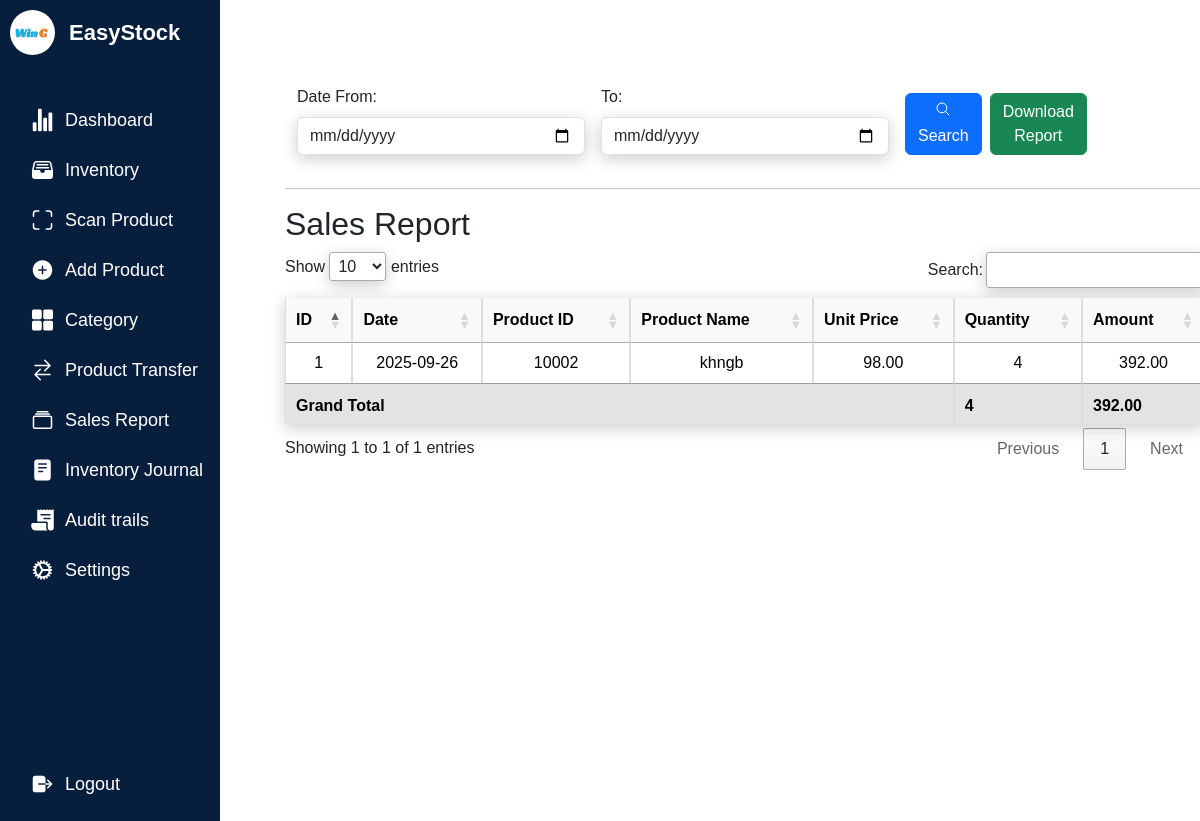
/sales_report.php, run on an earlier commit of the app's database.
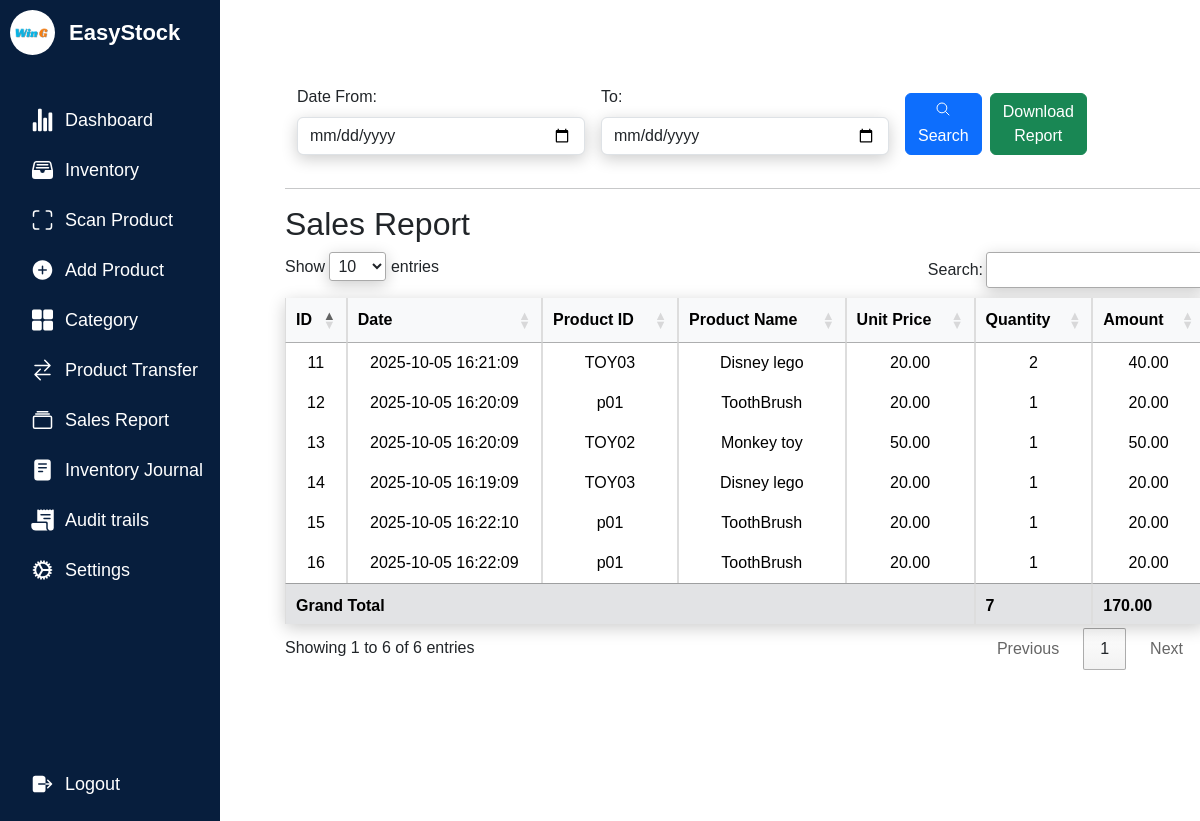
And on a later commit of the database.
### tables this page shows
CREATE TABLE `companyprofile` (
  `id` int(11) NOT NULL,
  `name` varchar(250) NOT NULL,
  `profilepicture` varchar(1000) DEFAULT NULL
);

CREATE TABLE `sales_report` (
  `id` int(11) NOT NULL,
  `date` datetime NOT NULL,
  `product_id` varchar(50) NOT NULL,
  `productname` varchar(255) NOT NULL,
  `unitprice` decimal(10,2) NOT NULL,
  `quantity` int(11) NOT NULL
);

### sales_report.php (the view, shortened to what this page needs)
<?php
include 'config.php';
if (isset($_POST['search'])) {
    $date1 = $_POST['date1'] . " 00:00:00";
    $date2 = $_POST['date2'] . " 23:59:59";
    $query = "SELECT * FROM sales_report WHERE date BETWEEN ? AND ? ORDER BY date DESC";
    $stmt = mysqli_prepare($conn, $query);
    mysqli_stmt_bind_param($stmt, "ss", $date1, $date2);
    mysqli_stmt_execute($stmt);
    $result = mysqli_stmt_get_result($stmt);
} else {
    $result = mysqli_query($conn, "SELECT * FROM sales_report ORDER BY date DESC");
}
$totalQuantity = 0;
$totalAmount   = 0;
$companyId = 1;
$query = "SELECT * FROM companyprofile WHERE id = ?";
$stmt1 = mysqli_prepare($conn, $query);
mysqli_stmt_bind_param($stmt1, "i", $companyId);
mysqli_stmt_execute($stmt1);
$result1 = mysqli_stmt_get_result($stmt1);
$companyProfile = mysqli_fetch_assoc($result1);
$companyProfileImagePath = $companyProfile['profilepicture'];
$companyName = $companyProfile['name'];
?>
<!DOCTYPE html>
<html lang="en">
<head>
    <link rel="stylesheet" href="testin3.css">
    <link href="https://cdn.jsdelivr.net/npm/bootstrap@5.3.1/dist/css/bootstrap.min.css" rel="stylesheet">
    <link rel="stylesheet" href="https://cdn.datatables.net/1.13.6/css/jquery.dataTables.min.css">
</head>
<body>
<nav>
<div class="logo">
<div class="logo-image">
    <?php
    if (!empty($companyProfileImagePath)) {
        echo '<img src="' . $companyProfileImagePath . '" alt="Company Logo" class="logoimage">';
    } else {
        echo '<img src="path/to/placeholder/image.jpg" alt="No Image" style="">';
    }
    ?>
</div>
    <div class="logo-name">
    <?php echo $companyName; ?>
    </div>
</div>
 <div class="menu-items">
            <ul class="navLinks">
            <li class="navList">
    <a href="Dashboard.php">
    <ion-icon name="stats-chart"></ion-icon>
        <span class="links">Dashboard</span>
    </a>
</li>
<li class="navList">
    <a href="Inventory.php">
        <ion-icon name="file-tray-full"></ion-icon>
        <span class="links">Inventory</span>
    </a>
</li>
<li class="navList">
    <a href="pro1.php">
        <ion-icon name="scan-outline"></ion-icon>
        <span class="links">Scan Product</span>
    </a>
</li>
<li class="navList">
    <a href="Product.php">
        <ion-icon name="add-circle"></ion-icon>
        <span class="links">Add Product</span>
    </a>
</li>
    <li class="navList">
        <a href="Category.php">
            <ion-icon name="grid"></ion-icon>
            <span class="links">Category</span>
        </a>
    </li>
    <li class="navList">
        <a href="Order.php">
        <ion-icon name="swap-horizontal"></ion-icon>
            <span class="links">Product Transfer</span>
        </a>
    </li>
   <li class="navList">
        <a href="sales_report.php">
        <ion-icon name="albums-outline"></ion-icon>
            <span class="links">Sales Report</span>
        </a>
    </li>
    <li class="navList">
        <a href="Reports.php">
            <ion-icon name="reader"></ion-icon>
            <span class="links">Inventory Journal</span>
        </a>
    </li>
    <li class="navList">
        <a href="audittrails.php">
        <ion-icon name="receipt"></ion-icon>
            <span class="links">Audit trails</span>
        </a>
    </li>
    <li class="navList">
        <a href="Settings.php">
            <ion-icon name="cog"></ion-icon>
            <span class="links">Settings</span>
        </a>
    </li>
            </ul>
            <ul class="bottom-link">
                <li>
                <a href="logout.php">
                    <ion-icon name="log-out"></ion-icon>
                    <span class="links">Logout</span>
                </a>
                </li>
        </div>
    </nav>
    <section class="dashboard">
<div class="container mb-4">
    <form method="POST" id="orderForm" action="">
        <div class="row g-3 align-items-end">
            <div class="col-md-4">
                <label for="date1" class="form-label">Date From:</label>
                <input type="date" class="form-control" name="date1"
                    value="<?php echo isset($_POST['date1']) ? $_POST['date1'] : '' ?>" />
            </div>
            <div class="col-md-4">
                <label for="date2" class="form-label">To:</label>
                <input type="date" class="form-control" name="date2"
                    value="<?php echo isset($_POST['date2']) ? $_POST['date2'] : '' ?>" />
            </div>
            <div class="col-md-2 d-flex gap-2">
                <button type="submit" class="btn btn-primary" name="search">
                    <ion-icon name="search-outline"></ion-icon> Search
                </button>
                 </form>
                <form method="POST" action="sales_report_pdf.php" target="_blank">
                    <button type="submit" class="btn btn-success">Download Report</button>
                </form>
            </div>
<hr>
<h2>Sales Report</h2>
<table class="table table-bordered table-hover">
    <thead class="table-light">
    <tr>
        <th>ID</th>
        <th>Date</th>
        <th>Product ID</th>
        <th>Product Name</th>
        <th>Unit Price</th>
        <th>Quantity</th>
        <th>Amount</th>
    </tr>
</thead>
<tbody>
     <?php while ($row = mysqli_fetch_assoc($result)) {
        $amount = $row['unitprice'] * $row['quantity'];
        $totalQuantity += $row['quantity'];
        $totalAmount   += $amount;
    ?>
        <tr>
            <td><?= htmlspecialchars($row['id']) ?></td>
            <td><?= htmlspecialchars($row['date']) ?></td>
            <td><?= htmlspecialchars($row['product_id']) ?></td>
            <td><?= htmlspecialchars($row['productname']) ?></td>
            <td><?= number_format($row['unitprice'], 2) ?></td>
            <td><?= htmlspecialchars($row['quantity']) ?></td>
            <td><?= number_format($amount, 2) ?></td>
        </tr>
    <?php } ?>
    </tbody>
     <tfoot>
    <tr class="table-secondary fw-bold grand-total">
      <td colspan="5">Grand Total</td>
      <td><?= $totalQuantity ?></td>
      <td><?= number_format($totalAmount, 2) ?></td>
    </tr>
  </tfoot>
</table>
</section>
</body>
</html>

### testin3.css (style rules this page uses)
* { margin: 0; padding: 0; box-sizing: border-box; }
:root { --primary-color:#071e3d; --nav-color: #071e3d; --dash-color: #fff; --logo-color: #fff; --text-color: #000; --text-color-light: #333; --white: #fff; --border-color: #ccc; --toggle-color: #fff; --title-icon-color: #fff; --time-03: all 0.3s linear; --time-02: all 0.2s linear; }
body { width: 100%; min-height: 100vh; background-color: var(--dash-color); font-family: 'Poppins', sans-serif; }
nav { position: fixed; top: 0; left: 0; height: 100%; width: 220px; background-color: var(--nav-color); padding: 10px 0 10px 10px; transition: var(--time-03); }
nav .logo { display: flex; align-items: center; }
.logoimage { border-radius:50%; }
nav .logo-image { width: 45px; height: 45px; border-radius: 50%; }
nav .logo-image img { width: 45px; height: 45px; object-fit: cover; }
nav .logo .logo-name { font-size: 22px; font-weight: 600; color: var(--logo-color); margin-left: 14px; white-space: nowrap; transition: var(--time-02); }
nav .menu-items { margin-top: 40px; display: flex; flex-direction: column; height: calc(100% - 90px); justify-content: space-between; }
nav .menu-items li { list-style: none; }
nav .menu-items li a { display: flex; align-items: center; margin-left:-30px; height: 50px; text-decoration: none; }
nav .menu-items li a ion-icon { color: var(--white); font-size: 24px; min-width: 45px; }
nav .menu-items li a .links { font-size: 18px; color: var(--white); transition: var(--time-02); }
.dashboard { position: relative; left: 250px; width: calc(100% - 250px); min-height: 100vh; background-color: var(--dash-color); padding: 10px 15px; transition: var(--time-03); }
.container { padding:1%; background-color: white; margin-top:5%; transition: border-radius 0.5s cubic-bezier(0.175, 0.885, 0.32, 1.275); }
input { box-shadow: 0 4px 16px rgba(0, 0, 0, 0.2); }
table { box-shadow: 0 4px 16px rgba(0, 0, 0, 0.2); }

### sales_report.php (style rules this page uses)
body { font-family: Arial, sans-serif; margin: 20px; }
table { width: 100%; border-collapse: collapse; margin-top: 15px; }
th, td { border: 1px solid #ddd; padding: 8px; text-align: center; }
th { background: #f4f4f4; }
a { text-decoration: none; margin: 0 5px; padding: 4px 8px; border-radius: 4px; }
.grand-total { font-weight: bold; background: #f9f9f9; }

What changed in the data, as far as the page shows it:
removed sales_report: id "1", date "2025-09-26", product "10002", productname "khngb", unitprice "98.00", quantity "4", amount "392.00"
added sales_report: id "15", date "2025-10-05 16:22:10", product "p01", productname "ToothBrush", unitprice "20.00", quantity "1"
added sales_report: id "16", date "2025-10-05 16:22:09", product "p01", productname "ToothBrush", unitprice "20.00", quantity "1"
added sales_report: id "11", date "2025-10-05 16:21:09", product "TOY03", productname "Disney lego", unitprice "20.00", quantity "2", amount "40.00"
added sales_report: id "12", date "2025-10-05 16:20:09", product "p01", productname "ToothBrush", unitprice "20.00", quantity "1"
added sales_report: id "13", date "2025-10-05 16:20:09", product "TOY02", productname "Monkey toy", unitprice "50.00", quantity "1"
added sales_report: id "14", date "2025-10-05 16:19:09", product "TOY03", productname "Disney lego", unitprice "20.00", quantity "1"
Also different on the page:
text written by a page script: "Show entries Search: Showing 1 to 1 of 1 entries Previous 1 Next" → "Show entries Search: Showing 1 to 6 of 6 entries Previous 1 Next"
$totalQuantity: "4" → "7"
$totalAmount: "392.00" → "170.00"
